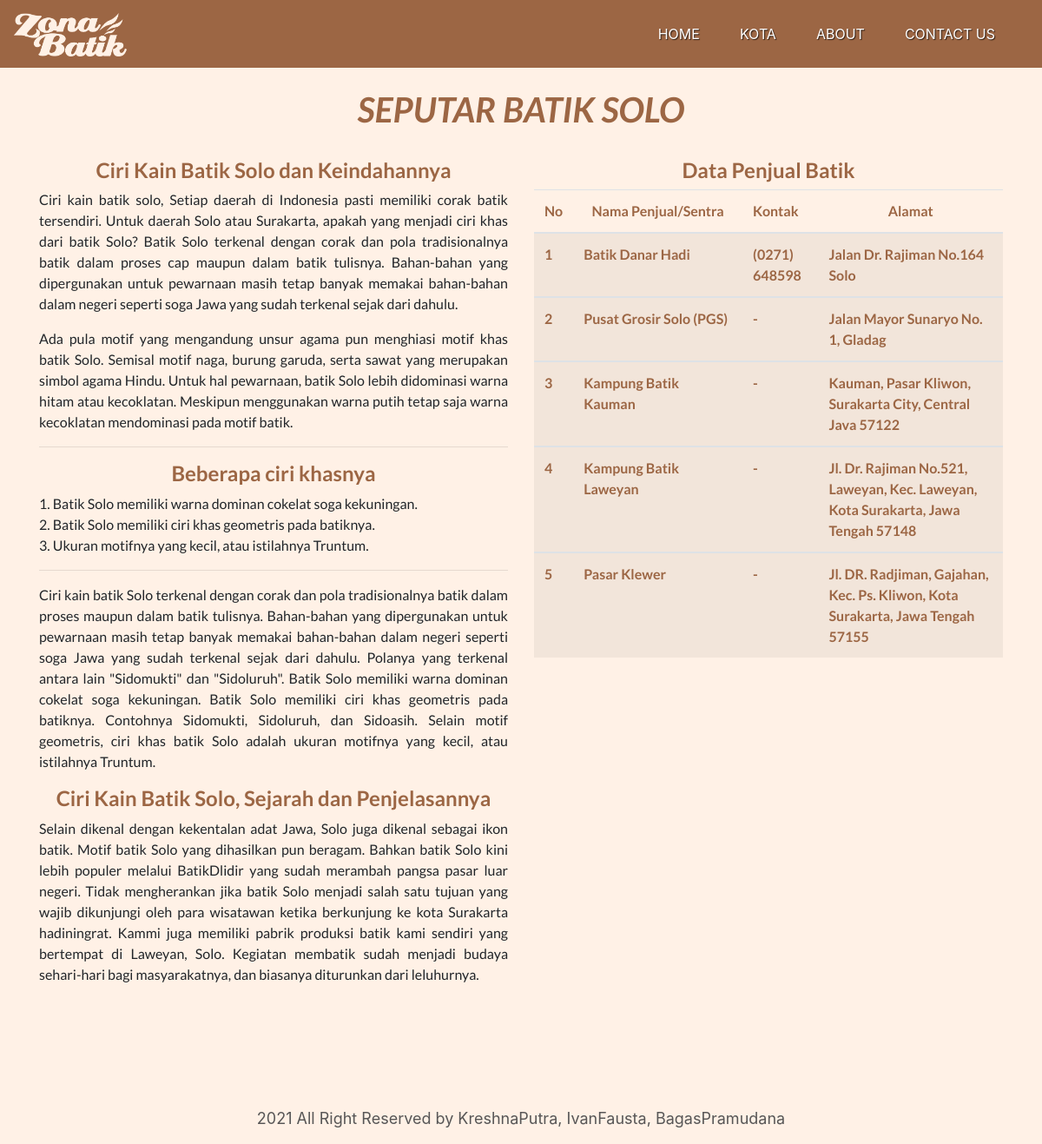
The app's page /BATIK5/kota/solo.php with its own data.
### tables this page shows
CREATE TABLE `solo` (
  `id` int(11) NOT NULL,
  `nama_penjual` varchar(200) NOT NULL,
  `kontak` varchar(200) NOT NULL,
  `alamat` varchar(200) NOT NULL
);

### BATIK5/kota/solo.php (the view)
<?php
include "../login/koneksi.php";
include "../section/header.php";
?>
<body style="margin: auto;">
  <div class="container containersolo" style="font-family: 'Lato', sans-serif;">
    <br>
    <h1 style="color: #9c6644; font-weight: bold; font-style: italic;">
      <center>SEPUTAR BATIK SOLO</center>
    </h1><br>
    <div class="row tablesolo">
      <div class="col">
        <h2 style="color: #9c6644;"><strong>Ciri Kain Batik Solo dan Keindahannya</strong></h2>
        <p>Ciri kain batik solo, Setiap daerah di Indonesia pasti memiliki corak batik tersendiri. Untuk daerah Solo atau Surakarta, apakah yang menjadi ciri khas dari batik Solo? Batik Solo terkenal dengan corak dan pola tradisionalnya batik dalam proses cap maupun dalam batik tulisnya. Bahan-bahan yang dipergunakan untuk pewarnaan masih tetap banyak memakai bahan-bahan dalam negeri seperti soga Jawa yang sudah terkenal sejak dari dahulu.</p>
        <p>Ada pula motif yang mengandung unsur agama pun menghiasi motif khas batik Solo. Semisal motif naga, burung garuda, serta sawat yang merupakan simbol agama Hindu. Untuk hal pewarnaan, batik Solo lebih didominasi warna hitam atau kecoklatan. Meskipun menggunakan warna putih tetap saja warna kecoklatan mendominasi pada motif batik.</p>
        <hr>
        <h4 style="color: #9c6644;"><strong>Beberapa ciri khasnya</strong></h4>
        <p>1. Batik Solo memiliki warna dominan cokelat soga kekuningan. <br> 2. Batik Solo memiliki ciri khas geometris pada batiknya. <br> 3. Ukuran motifnya yang kecil, atau istilahnya Truntum.</p>
        <hr>
        <p>Ciri kain batik Solo terkenal dengan corak dan pola tradisionalnya batik dalam proses maupun dalam batik tulisnya. Bahan-bahan yang dipergunakan untuk pewarnaan masih tetap banyak memakai bahan-bahan dalam negeri seperti soga Jawa yang sudah terkenal sejak dari dahulu. Polanya yang terkenal antara lain "Sidomukti" dan "Sidoluruh". Batik Solo memiliki warna dominan cokelat soga kekuningan. Batik Solo memiliki ciri khas geometris pada batiknya. Contohnya Sidomukti, Sidoluruh, dan Sidoasih. Selain motif geometris, ciri khas batik Solo adalah ukuran motifnya yang kecil, atau istilahnya Truntum.</p>
        <h4 style="color: #9c6644;"><strong>Ciri Kain Batik Solo, Sejarah dan Penjelasannya</strong></h4>
        <p>Selain dikenal dengan kekentalan adat Jawa, Solo juga dikenal sebagai ikon batik. Motif batik Solo yang dihasilkan pun beragam. Bahkan batik Solo kini lebih populer melalui BatikDlidir yang sudah merambah pangsa pasar luar negeri. Tidak mengherankan jika batik Solo menjadi salah satu tujuan yang wajib dikunjungi oleh para wisatawan ketika berkunjung ke kota Surakarta hadiningrat. Kammi juga memiliki pabrik produksi batik kami sendiri yang bertempat di Laweyan, Solo. Kegiatan membatik sudah menjadi budaya sehari-hari bagi masyarakatnya, dan biasanya diturunkan dari leluhurnya.
        </p>
      </div>
      <div class="col tablesolo" style="color: #9c6644;">
        <table class="table table-responsive-md table-striped">
          <center>
            <h2><strong>Data Penjual Batik</strong></h2>
          </center>
          <thead>
            <tr>
              <th scope="col">
                <center>No</center>
              </th>
              <th width="300px" scope="col">
                <center>Nama Penjual/Sentra</center>
              </th>
              <th scope="col">Kontak</th>
              <th scope="col">
                <center>Alamat</center>
              </th>
            </tr>
          </thead>
          <?php $i = 1; ?>
          <?php $result = mysqli_query($koneksi, "SELECT * FROM solo"); ?>
          <?php foreach ($result as $row) : ?>
            <tbody>
              <tr>
                <th style="width: 20px;"><?= $i; ?></th>
                <th style="width: 80px;"><?= $row['nama_penjual']; ?></th>
                <th style="width: 100px;"><?= $row['kontak']; ?></th>
                <th style="width: 400px;"><?= $row['alamat']; ?></th>
              </tr>
            </tbody>
            <?php $i++; ?>
          <?php endforeach; ?>
        </table>
      </div>
    </div>
  </div>
  <br>
  <?php
  include "../section/footer.php"
  ?>

### BATIK5/section/header.php (shortened to what this page needs)
<!doctype html>
<html lang="en">
<head>
  <link rel="stylesheet" href="https://maxcdn.bootstrapcdn.com/bootstrap/4.0.0/css/bootstrap.min.css">
  <link rel="stylesheet" type="text/css" href="http://localhost/BATIK5/css/header.css">
  <link rel="stylesheet" type="text/css" href="http://localhost/BATIK5/css/home.css">
  <link rel="stylesheet" type="text/css" href="http://localhost/BATIK5/css/footer.css">
  <link rel="stylesheet" type="text/css" href="http://localhost/BATIK5/css/aboutt.css">
  <link rel="stylesheet" type="text/css" href="http://localhost/BATIK5/css/data_solo.css">
  <link rel="stylesheet" type="text/css" href="http://localhost/BATIK5/css/contact.css">
</head>
<body style="overflow-x: hidden; width: 100%; background-color:#FFF1E6">
  <nav class="navbar navbar-expand-lg navbar-light">
    <a class="navbar-brand" href="#">
      <img src="http://localhost/BATIK5/img/zona1.png" width="130" height="50" alt="">
    </a>
    <div class="collapse navbar-collapse" id="navbarSupportedContent">
      <ul class="navbar-nav ml-auto">
        <li class="nav-item active">
          <a class="nav-link" href="http://localhost/BATIK5/index.php">Home <span class="sr-only">(current)</a>
        </li>
        <li class="nav-item dropdown">
          <a class="nav-link dropdown-collapse" href="?kota" id="navbarDropdown" role="button" data-toggle="dropdown">Kota</a>
        </li>
        <li class="nav-item">
          <a class="nav-link" href="http://localhost/BATIK5/pages/about.php">About</a>
        </li>
        <li class="nav-item">
          <a class="nav-link" href="http://localhost/BATIK5/pages/contact.php">Contact Us</a>
        </li>
      </ul>
    </div>
  </nav>

### BATIK5/section/footer.php (shortened to what this page needs)
<div class="row footer">
  <div class="col text-center">
    <p>2021 All Right Reserved by KreshnaPutra, IvanFausta, BagasPramudana</p>
  </div>
</div>
</body>
</html>

### BATIK5/css/header.css (style rules this page uses)
.navbar { position: relative; z-index: 1; background-color: #9c6644; color: #eddcd2; }
.navbar-brand { font-family: Viga; font-size: 32px; }
@media (min-width: 992px) { body { background-color: #fff1e6; } }
@media (min-width: 992px) { .navbar-brand, .nav-link { color: white !important; text-shadow: 1px 1px 1px rgba(0, 0, 0, .7); } }
@media (min-width: 992px) { .nav-link { text-transform: uppercase; margin-right: 30px; } }

### BATIK5/css/home.css (style rules this page uses)
.container { background-color: #fff1e6; }

### BATIK5/css/footer.css (style rules this page uses)
.footer { margin-top: 100px; }
.footer p { color: #575656; font-size: 18px; }

### BATIK5/css/data_solo.css (style rules this page uses)
.tablesolo .col h2 { text-align: center; font-size: 1.5rem; color: #9c6644; }
.tablesolo .col p { text-align: justify; }
.tablesolo .col h4 { text-align: center; font-size: 1.5rem; }

### records on screen
solo: nama_penjual "Batik Danar Hadi", kontak "(0271) 648598", alamat "Jalan Dr. Rajiman No.164 Solo"
solo: nama_penjual "Pusat Grosir Solo (PGS)", kontak "-", alamat "Jalan Mayor Sunaryo No. 1, Gladag"
solo: nama_penjual "Kampung Batik Kauman", kontak "-", alamat "Kauman, Pasar Kliwon, Surakarta City, Central Java 57122"
solo: nama_penjual "Kampung Batik Laweyan", kontak "-", alamat "Jl. Dr. Rajiman No.521, Laweyan, Kec. Laweyan, Kota Surakarta, Jawa Tengah 57148"
solo: nama_penjual "Pasar Klewer", kontak "-", alamat "Jl. DR. Radjiman, Gajahan, Kec. Ps. Kliwon, Kota Surakarta, Jawa Tengah 57155"
